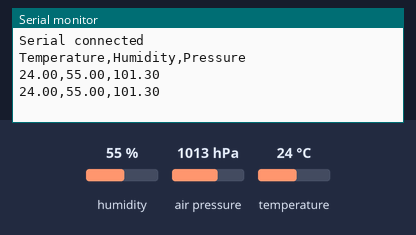
This program was run on a simulated Raspberry Pi Pico W. Shown: the last lines printed to the serial monitor. Inputs (shaded band) come from the test bench; at power-on: humidity 55 %, air pressure 1013 hPa, temperature 24 °C.

Above: at 6.8 s.
6.9 s: humidity set to 22 %
At 10.1 s:
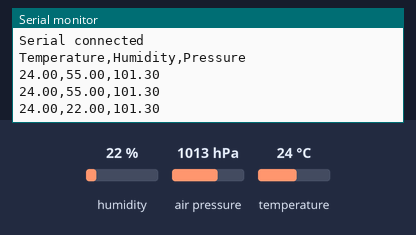
11.4 s: air pressure set to 952 hPa
At 12.4 s:
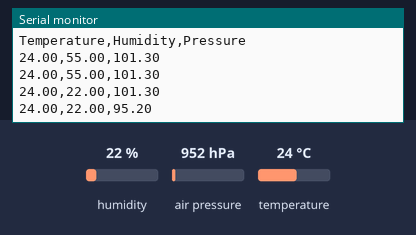
15.9 s: temperature set to 12 °C
At 19.3 s:
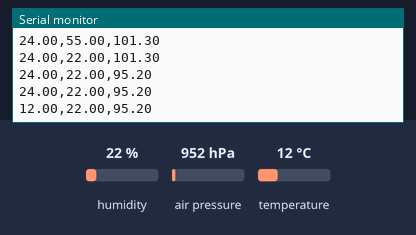

The program:

main.cpp
```cpp
#include "main.h"

void setup_network(void);

BME280Sensor bme;

static bool once = true;

void setup()
{
  Serial.begin(SERIAL_BAUDRATE); // Start the serial connection, default 115200
#if WAIT_FOR_SERIAL
  while (!Serial)
    ; // Waiting for Serial when WAIT_FOR_SERIAL = 1
#endif
  Serial.println("Serial connected");
  setup_network();
  init_timer(TIMER0, 3000);
  bme.begin(BME280_ADRS);
}

void loop()
{
  if (timer0_flag)
  {
    if (once)
    {
      Serial.println("Temperature,Humidity,Pressure");
      once = false;
    }
    timer0_flag = false; // Reset the timer flag

    float temp = bme.getTemperature();
    float hum = bme.getHumidity();
    float pres = bme.getPressure() / 1000.0; // Convert to kPa

    Serial.print(temp);
    Serial.print(",");
    Serial.print(hum);
    Serial.print(",");
    Serial.println(pres);
  }
}

/*
 * @brief setup WiFi and Serial connection
 */
void setup_network()
{
#if ENABLE_WIFI
  init_wifi();    // Initialize WiFi
  connect_wifi(); // Connect to WiFi
#endif
}
```

_timer.h
```cpp
#ifndef _TIMER_H
#define _TIMER_H

#include <Arduino.h>
#include "config.h"

#include <RPi_Pico_TimerInterrupt.h>

extern volatile bool timer0_flag;
extern volatile bool timer1_flag;
extern volatile bool timer2_flag;
extern volatile bool timer3_flag;

#define TIMER0 0
#define TIMER1 1
#define TIMER2 2
#define TIMER3 3

bool init_timer(uint8_t timerNo, uint32_t interval_ms);

#endif // _TIMER_H
```

_wifi.h
```cpp
#ifndef _WIFI_H
#define _WIFI_H

#include <Arduino.h>
#include "config.h"
#include "WiFi.h"

void init_wifi(void);
void connect_wifi(void);
void scan_for_networks(void);

#endif // _WIFI_H
```

bme280.h
```cpp
#ifndef _BME280_H
#define _BME280_H

#include <Arduino.h>
#include <Wire.h>
#include <Adafruit_BME280.h>
#include "config.h"

class BME280Sensor {
public:
    BME280Sensor();
    bool begin(uint8_t address = 0x76);
    float getTemperature();
    float getHumidity();
    float getPressure();
    float getAltitude(float seaLevelhPa = 1013.25);

private:
    Adafruit_BME280 bme;
    bool initialized;
};

#endif // _BME280_H
```

main.h
```cpp
#ifndef MAIN_H
#define MAIN_H

#include <Arduino.h>
#include "config.h"

#include "_wifi.h"
#include "_timer.h"
#include "bme280.h"

#endif // MAIN_H
```

_timer.cpp
```cpp
#include "_timer.h"

bool ITimer0_callback(struct repeating_timer *t);
bool ITimer1_callback(struct repeating_timer *t);
bool ITimer2_callback(struct repeating_timer *t);
bool ITimer3_callback(struct repeating_timer *t);

RPI_PICO_Timer ITimer0(0);
RPI_PICO_Timer ITimer1(1);
RPI_PICO_Timer ITimer2(2);
RPI_PICO_Timer ITimer3(3);

volatile bool timer0_flag = false;
volatile bool timer1_flag = false;
volatile bool timer2_flag = false;
volatile bool timer3_flag = false;

/*
 * @brief initializes timer
 * @param timerNo timer number
 * @param interval_ms interval in milliseconds
 * @return true if successful, false if not
 */
bool init_timer(uint8_t timerNo, uint32_t interval_ms)
{
    switch (timerNo)
    {
    case 0:
        ITimer0.attachInterruptInterval(interval_ms * 1000, ITimer0_callback);
        break;
    case 1:
        ITimer1.attachInterruptInterval(interval_ms * 1000, ITimer1_callback);
        break;
    case 2:
        ITimer2.attachInterruptInterval(interval_ms * 1000, ITimer2_callback);
        break;
    case 3:
        ITimer3.attachInterruptInterval(interval_ms * 1000, ITimer3_callback);
        break;
    default:
        Serial.println("Invalid timer number");
        return false;
    }
    return true;
}

/*
* @brief Timer 0 callback function
* @param t timer object, automatically passed
*/
bool ITimer0_callback(struct repeating_timer *t)
{
    timer0_flag = true;
    return true;
}

/*
* @brief Timer 1 callback function
* @param t timer object, automatically passed
*/
bool ITimer1_callback(struct repeating_timer *t)
{
    Serial.println("Timer 1 callback");
    timer1_flag = true;
    return true;
}

/*
* @brief Timer 2 callback function
* @param t timer object, automatically passed
*/
bool ITimer2_callback(struct repeating_timer *t)
{
    Serial.println("Timer 2 callback");
    timer2_flag = true;
    return true;
}

/*
* @brief Timer 3 callback function
* @param t timer object, automatically passed
*/
bool ITimer3_callback(struct repeating_timer *t)
{
    Serial.println("Timer 3 callback");
    timer3_flag = true;
    return true;
}
```

bme280.cpp
```cpp
#include "bme280.h"

BME280Sensor::BME280Sensor() : initialized(false) {}

bool BME280Sensor::begin(uint8_t address) {
    Wire1.setSDA(SDA_PIN);
    Wire1.setSCL(SCL_PIN);
    Wire1.begin();
    initialized = bme.begin(address, &Wire1);
    return initialized;
}

float BME280Sensor::getTemperature() {
    if (!initialized) return NAN;
    return bme.readTemperature();
}

float BME280Sensor::getHumidity() {
    if (!initialized) return NAN;
    return bme.readHumidity();
}

float BME280Sensor::getPressure() {
    if (!initialized) return NAN;
    return bme.readPressure();
}
```

config.h
```cpp
#ifndef CONFIG_H
#define CONFIG_H

#include <stdint.h>

// Serial Configuration
#define SERIAL_BAUDRATE 115200
#define WAIT_FOR_SERIAL true

// Ethernet Configuration
#define ENABLE_ETHERNET false

// WIFI Configuration
#define ENABLE_WIFI true
#define WIFI_SSID "KGB" // Replace with your WiFi SSID
#define WIFI_PASSWORD "cLCXBX3hugb36tbD" // Replace with your WiFi password

// BME280 Sensor Configuration
#define BME280_ADRS 0x76 // Default I2C address for BME280
#define SDA_PIN 2
#define SCL_PIN 3

#endif // CONFIG_H
```

Measured:
- after the input at 6.9 s, the serial monitor: prints a new line after 2.1 s (image 1)
- after the input at 11.4 s, the serial monitor: prints a new line after 0.60 s (image 2)
- after the input at 15.9 s, the serial monitor: prints a new line after 2.1 s (image 3)
